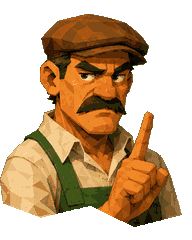
#> input picture outils/portraits/attente/0b632b5b.png, 192 x 240 px, given in place of 4b6ac543-image.png, which was not available
$ python preuve.py
#> lines starting #> are read from the running program, lines starting #| are printed output that depends on the picture; after the words box and inside, x2 and y2 are one past the last pixel; in counts of white or black regions, pixels touching at a corner belong together; pictures that were not available may be replaced by others from this repository, and a replacement may not be noted
### outils/portraits/fabriquer.py
# -*- coding: utf-8 -*-
"""LA TABLE DE PRODUCTION, ET RIEN D AUTRE.
   `rendre.py` balaie un lot non trie pour voir ce qu il contient ; celui-ci fabrique les
   fiches du JEU, et il part d une table explicite — un commerce, trois humeurs, un fichier
   source par humeur. C est la seule facon d etre sur qu on ne livre pas le pouce leve d un
   metier a la place du refus d un autre, et c est aussi ce qui rend le travail
   REPRODUCTIBLE : les seize reglages a la main sont dans le fichier, pas dans une seance.

   Trois reglages facultatifs par humeur, dans l ordre ou l on y a recours :
     ech / dx / dy   corrigent ce que les detecteurs ont trouve
     ancre           [ecart, x, y] impose les yeux quand aucun detecteur ne mord

       python3 fabriquer.py --palette       # (re)bat la palette du casting entier
       python3 fabriquer.py                 # fabrique, et dit le poids
       python3 fabriquer.py --planche       # la planche de controle, pour juger

   LA PALETTE EST UN FICHIER, PAS UN CALCUL. `palette.json` est versionne : c est la
   decision de couleur du jeu, et refabriquer les fiches deux fois de suite doit rendre
   les memes octets. On ne la rebat qu en le demandant, et l on regarde le nuancier avant
   de la garder.
"""
import portrait as P, oeil as O, pixels as X, os, sys, json
import numpy as np
from PIL import Image, ImageDraw

U       = '/root/.claude/uploads/3c255efa-fd9f-5aab-a574-54544179bd6d/'
DEST    = '/home/user/Farming/portraits'
# Le second jeu de fiches, celui du reglage « Visages — palette par image ».
DEST14  = '/home/user/Farming/portraits14'
ATTENTE = '/home/user/Farming/outils/portraits/attente'
ICI     = os.path.dirname(os.path.abspath(__file__))
PALETTE = os.path.join(ICI, 'palette.json')
# LE CACHE NE VA PAS DANS LE DEPOT. Il pese quarante megaoctets et se refabrique en deux
# minutes ; ce qui doit etre versionne, c est la table des sources et la palette.
# La cle du cache porte la grille : changer PX_JEU l invalide tout seul.
CACHE   = os.environ.get('PORTRAITS_CACHE', '')

# LA GRILLE EST COMMUNE A TOUT L ECRAN, ET C EST UNE SEULE CONSTANTE.
# PX_JEU est la taille d UN PIXEL D ART, en pixels CSS. Tout le reste en decoule : une
# planche ne se choisit plus, elle se CALCULE — largeur de la boite ou le jeu la pose,
# divisee par PX_JEU. Deux images posees a deux tailles differentes recoivent donc deux
# planches differentes, et c est le seul moyen qu un pixel d art fasse la meme taille
# physique partout : a 1/3, l ecran de gain (boite de 192) demande 576 pixels d art, la
# fenetre de contrat (96) en demande 288, et dans les deux cas le carre elementaire mesure
# un tiers de pixel CSS.
# LES BOITES NE SONT PAS DEVINEES, ELLES SONT MESUREES. `mesurePoses.js` instrumente une
# session entiere — les quarante et une planches posees, chacune dans chaque fenetre ou le
# jeu la montre — et releve la boite hors animation d entree. Trois tailles en sortent, pas
# une de plus : 192 x 240 sur l ecran de gain, 96 x 120 dans la fenetre de contrat, 64 x 80
# au bandeau du guichet.
# POURQUOI UN TIERS. Le jeu vise le telephone couche. Un telephone moderne compte trois
# points d ecran par pixel CSS : a PX_JEU = 1/3, un pixel d art y tombe sur UN point, au
# point pres, ce qui est la definition d une image nette. A deux points par pixel CSS la
# reduction vaut 1,5 — une reduction, donc lisse et sans crenelage ; a un seul point elle
# vaut 3, un entier, donc une moyenne de bloc exacte. Le palier precedent (384) etait bati
# pour deux points par pixel CSS et se faisait AGRANDIR de moitie sur un telephone a trois.
# ET LA SOURCE SUIT, C EST MESURE AUSSI. Le cadre de chaque planche represente de 737 a
# 1 501 pixels de la photo d origine, 1 025 en median : a 576 pixels d art, la plus pauvre
# des sources en fournit encore 1,28 par pixel d art et la mediane 1,78. Aucune fiche n est
# donc inventee. Le cadre de travail, lui, fait trois fois la grille — c est la marge de
# lissage demandee avant conversion, et elle est du double au moins.
PX_JEU = 1.0/3.0
# La boite, en pixels CSS, ou le jeu pose chaque humeur. Releve, pas suppose.
# LE HEROS A CINQ HUMEURS, ET ELLES VIVENT TOUTES DANS LA MEME FENETRE.
# Les quinze commercants en ont trois — neutre au contrat, pouce leve et refus a l ecran de
# gain. Le joueur, lui, ne parait QUE dans la fenetre d annonce (#bravo, boite de 192) :
# c est la qu il ouvre la partie, qu il apprend une marche du tutoriel, qu il bute sur une
# lecon et qu il finit. Ses cinq planches sont donc toutes a la meme taille — un visage qui
# changerait de finesse en changeant d expression se lirait comme deux dessins.
# ET LE CALME DU HEROS N EST PAS LE `neutre` DU CASTING. Les quinze commercants posent leur
# neutre dans une boite de 96 — la fenetre de contrat, le bandeau d accueil — et sa planche
# fait donc 288. Le heros ne parait jamais la : ses cinq expressions vivent toutes dans la
# fenetre d annonce, en 192. Lui donner `neutre` l aurait fabrique a 288 et fait AGRANDIR de
# moitie a l affichage, seule de ses cinq planches a etre floue. Son calme porte donc son
# propre nom — et `perplexe` decrit mieux ce qu il montre : un homme qui regarde de cote et
# qui n est sur de rien.
# ET CINQ DE PLUS, POUR QU IL NE FASSE PAS LA MEME TETE A CHAQUE PHRASE. Le joueur :
# « lorsqu il parle il a toujours la meme expression ; change un peu quand il reflechit,
# quand il se projette. » Un regard en coin (dubitatif), les sourcils inquiets (inquiet),
# un demi-sourire (serein), la tete tournee qui rumine (songeur), les yeux au ciel qui
# font des plans (projette). Memes 192 : toutes dans la fenetre d annonce.
POSES  = {'neutre': 96, 'bravo': 192, 'refus': 192,
          'perplexe': 192, 'pensif': 192, 'surpris': 192, 'rire': 192,
          'abattu': 192, 'contrarie': 192,
          'dubitatif': 192, 'inquiet': 192, 'serein': 192, 'songeur': 192, 'projette': 192}
def largeurDe(h):
    """La planche d une humeur : sa boite divisee par la grille. 288 ou 576."""
    return int(round(POSES[h]/PX_JEU))
LARG_MAX   = max(largeurDe(h) for h in POSES)                          # 576
HAUT_MAX   = LARG_MAX*5//4                                            # 720
GRAIN      = 3
W, H       = LARG_MAX*GRAIN, HAUT_MAX*GRAIN                           # 1728 x 2160
# LE CADRE EST UNIQUE ET C EST CE QUI PERMET LES DEUX PLANCHES. 1 728 se divise par 3 et
# par 6 : les deux tailles livrees sortent de la MEME moyenne d aire, sur le meme cadrage,
# donc les trois humeurs restent alignees entre elles meme quand elles ne font pas la meme
# taille de fichier.
# On charge les planches plus grandes qu avant — 900 pixels suffisaient pour un cadre de
# 576, il en faut 1 500 pour un cadre de 1 728.
COTE       = 1500
# MAIS L ANCRAGE, LUI, SE MESURE TOUJOURS A 900, ET C EST LA LECON DE CE CHANTIER.
# Charger les planches a 1 500 au lieu de 900 a change ce que les detecteurs de visage y
# trouvent : un ecart inter-oculaire mesure autrement, des etages d ancrage qui basculent
# (l usine cereales est passee de « yeux » a « visage »), et donc TOUT le cadrage absolu du
# casting qui derive — des tetes qui remplissent le cadre, des bustes coupes aux epaules.
# On a passe une heure a recaler les humeurs les unes sur les autres SUR UNE BASE FAUSSE :
# l aligneur ne sait faire que de l accord relatif, il n a aucune idee de ce qu est un bon
# cadrage. La resolution de la FICHE et celle de la DETECTION n ont aucune raison d etre la
# meme : l une veut du detail, l autre veut la taille a laquelle les seize reglages a la
# main et les trois etages d ancrage ont ete etalonnes. On detecte donc a 900, comme avant,
# et l on remet l ancre a l echelle de l image de travail. Les ancres ecrites a la main dans
# la table sont dans ces memes coordonnees de 900 : elles suivent le meme facteur.
DETECT     = 900
YEUX_Y, ECART = 0.318, 0.150
# LES TROIS HUMEURS DU CASTING, ET C EST L ORDRE D AFFICHAGE DE LA PLANCHE DE CONTROLE.
HUMEURS = ['neutre', 'bravo', 'refus']

def table(): return json.load(open(os.path.join(ICI, 'commerces.json')))
#> (reads outils/portraits/commerces.json from the repository)

def humeursDe(T=None):
    """TOUTES LES HUMEURS QUE LA TABLE DECLARE, dans un ordre stable.

       La chaine bouclait sur les TROIS humeurs ecrites en dur, et c etait juste tant que
       le casting n avait que des commercants. Le heros en a cinq — il pense, il s etonne,
       il rit —, et une boucle en dur les aurait fabriquees a zero sans rien dire : ni
       erreur, ni fichier, juste un visage qui ne parait jamais.
       On lit donc la table. Les trois du casting viennent d abord, pour que la planche de
       controle garde ses colonnes ou elles etaient ; ce qui s ajoute vient ensuite, dans
       l ordre ou la table le nomme."""
    T = T if T is not None else table()
    vues = list(HUMEURS)
    for rad in sorted(T):
        for h in (T[rad].get('humeurs') or []):
            if h not in vues: vues.append(h)
        for k in T[rad]:
            if k in ('site', 'humeurs') or k in vues: continue
            if isinstance(T[rad][k], dict) and 'src' in T[rad][k]: vues.append(k)
    return vues

# DETOURER ET CADRER SONT SEPARES, ET C EST LE RECALAGE QUI L A EXIGE. Detourer une
# planche coute deux secondes ; la cadrer, deux centiemes. Aligner les trois humeurs d un
# personnage demande de la recadrer une dizaine de fois avec des reglages qui bougent — on
# detoure UNE fois et l on recadre autant qu il faut.
# LE DETOURAGE SE GARDE SUR LE DISQUE, ET IL LE FAUT DESORMAIS. Il ne depend d aucun
# reglage — ni de l echelle, ni du cadrage, ni de la palette : seulement de la planche et
# de la taille a laquelle on la charge. A 900 pixels il coutait une seconde et l on pouvait
# le refaire a chaque lancement ; a 1 500, c est trois fois plus de pixels, et l aligneur —
# qui recadre chaque planche une dizaine de fois — depassait les dix minutes avant d avoir
# rien mesure. La cle porte la taille : changer COTE invalide le cache tout seul.
PLAQUES = os.environ.get('PORTRAITS_PLAQUES', '/tmp/portraits-plaques')

def plaque(reg):
    os.makedirs(PLAQUES, exist_ok=True)
    f = os.path.join(PLAQUES, '%s.%d.npz' % (reg['src'], COTE))
    if os.path.exists(f):
        z = np.load(f)
        return Image.fromarray(z['im']), z['al'], (z['anc'].tolist(), str(z['org']))
    im = P.charger(U + reg['src'], COTE)
    al = P.detourer(im)
    anc, org = _ancre900(im, al)
    np.savez_compressed(f, im=np.asarray(im.convert('RGB')), al=al,
                        anc=np.asarray(anc, float), org=np.asarray(org))
    return im, al, (anc, org)

def _ancre900(im, al):
    """L ancre mesuree sur une reduction a 900 pixels de grand cote, rendue dans les
       coordonnees de `im`. Le facteur se lit sur les tailles reelles et non sur COTE : une
       planche de 1 254 pixels n a pas ete agrandie a 1 500 par `charger`, qui ne fait que
       reduire."""
    f = max(im.size)/float(DETECT)
    if f <= 1.0:
        e, cx, cy, org = P.ancrer(im, al, O.reperes)
        return [e, cx, cy], org
    p = im.resize((max(1, int(round(im.width/f))), max(1, int(round(im.height/f)))),
                  Image.LANCZOS)
    pa = np.asarray(Image.fromarray(al).resize(p.size, Image.LANCZOS))
    e, cx, cy, org = P.ancrer(p, pa, O.reperes)
    return [e*f, cx*f, cy*f], org

def cadrer(im, al, reg, anc=None):
    """`anc` : l ancre detectee, deja remise a l echelle de `im`. Une ancre ecrite a la
       main dans la table prend le dessus — elle est en coordonnees de 900, on la remet a
       l echelle par le meme facteur."""
    if reg.get('ancre'):
        f = max(im.size)/float(DETECT)
        ancre = [v*f for v in reg['ancre']]
        org = 'main'
    elif anc:
        ancre, org = anc[0], anc[1]
    else:
        ancre, org = _ancre900(im, al)
    c, inf = P.cadrerAncre(im, al, W, H, ecartCible=ECART, yYeux=YEUX_Y,
                           ech=reg.get('ech', 1.0), dx=reg.get('dx', 0.0),
                           dy=reg.get('dy', 0.0), ancre=ancre)
    inf['source'] = org
    return c, inf

def une(reg):
    im, al, anc = plaque(reg)
    return cadrer(im, al, reg, anc)

# ---------------------------------------------------------------------------
# LE CORPUS. Batir la palette demande de voir TOUT le casting d un coup : c est le seul
# moyen qu une gamme de peau serve a quatorze visages au lieu d etre refaite quatorze fois.
# Detourer et cadrer trente-huit planches coute deux minutes ; on ne le refait pas a chaque
# essai de palette, on le garde.
def fichierCache():
    return CACHE or ('/tmp/portraits-cadres.%d.npz' % LARG_MAX)

# [60 lines left out: functions cadres14, fiche14, fabriquer14, not called in this run]

def cadres(refaire=False):
    """Rend {cle: (rgb (h,l,3) float, couverture (h,l) float)} pour tout le lot ; la
       taille depend de l humeur, parce que la grille de l ecran est commune."""
    if not refaire and os.path.exists(fichierCache()):
        z = np.load(fichierCache())
        return {k[2:]: (z[k], z['c_' + k[2:]]) for k in z.files if k.startswith('r_')}
    T = table(); out = {}
    for rad in sorted(T):
        for h in humeursDe(T):
            reg = T[rad].get(h)
            if not reg: continue
            c, inf = une(reg)
            # CHAQUE HUMEUR A SA TAILLE, ET LE CADRE EST LE MEME. 1 728 se divise par 6
            # pour la fenetre de contrat et par 3 pour l ecran de gain : les deux sortent
            # d une moyenne d aire exacte, sans reste.
            rgb, couv = X.reduire(c, largeurDe(h))
            out[rad + '-' + h] = (rgb, couv)
            print('  cadre %-22s [%s]' % (rad + '-' + h, inf['source']))
    np.savez_compressed(fichierCache(), **{('r_' + k): v[0].astype(np.float32) for k, v in out.items()},
                        **{('c_' + k): v[1].astype(np.float32) for k, v in out.items()})
    return out

# [23 lines left out: function batirPalette, not called in this run]

def palette():
    d = json.load(open(PALETTE))
    return np.asarray(d['couleurs'], np.uint8), d['gammes']

# [106 lines left out: functions fiche, fabriquer, planche, not called in this run]

# [5 lines that do not run on import are left out]

### outils/portraits/portrait.py
# -*- coding: utf-8 -*-
"""
LA CHAINE DES PORTRAITS. Une image de personnage entre, un portrait de jeu sort.
Cinq etapes, chacune verifiable a l oeil sur une planche de controle :

  1. DETOURAGE      le fond blanc part, le sujet reste, les blancs INTERIEURS restent
                    (les dents, le col) : on inonde depuis les bords, on ne seuille pas.
  2. CADRAGE        toutes les images n ont pas la meme taille ni le meme cadrage. On
                    mesure la TETE — pas la boite englobante, qui depend des epaules et
                    des bras tendus — et on met toutes les tetes a la meme hauteur, au
                    meme endroit. C est ce qui fait qu ils se ressemblent d un commerce
                    a l autre.
  3. COUPE          le buste se termine sur une ligne brisee, dans le style facette du
                    jeu. La meme pour tous : c est la mise en page qui doit etre
                    identique, pas seulement la taille.
  4. PIXELS         LA SUITE EST DANS `pixels.py`. L etape tenait ici en deux lignes —
                    `resize(LANCZOS)` puis `quantize(32)` — et ces deux lignes rendaient
                    une image reduite, pas un pixel art : 15,9 % des pixels livres
                    n avaient aucun voisin de leur couleur. Le module voisin fait le
                    travail pour de bon — palette partagee rangee en gammes, reduction
                    par moyenne d aire ponderee par l alpha, aplats, cerne — et il MESURE
                    ce taux d orphelins, qui est le chiffre qui distingue les deux.
                    `pixeliser` ci-dessous reste pour `rendre.py`, qui balaie un lot pour
                    voir ce qu il contient et n a pas besoin d une palette de casting.
  5. POIDS          on encode et on mesure. Rien ne rentre dans le jeu sans son chiffre.
"""
import io, os, sys, json
import cv2
import numpy as np
from PIL import Image, ImageDraw, ImageFilter

def charger(chemin, cote=900):
    """ON TRAVAILLE SUR UNE REDUCTION, ET C EST SANS PERTE POUR LE RESULTAT. Les sources
       font trois millions de pixels ; le portrait final en fait trente mille. Detourer
       et mesurer sur la pleine resolution coute cent fois la memoire pour un masque
       qu on va reduire de toute facon — et ce sont ces cent fois qui font tuer le
       processus quand on enchaine les images."""
#> called with cote = 1500
    im = Image.open(chemin).convert('RGB')
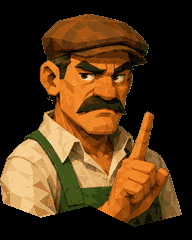
#> im: PIL image 192x240 RGB; mean R, G, B 79, 51.7, 22
    k = cote / float(max(im.size))
    if k < 1.0:
        im = im.resize((max(1,int(round(im.width*k))), max(1,int(round(im.height*k)))), Image.LANCZOS)
    return im

# ---------- 1. DETOURAGE ------------------------------------------------------
# LE SEUIL DE POCHE, ET POURQUOI IL Y EN A DEUX.
# `TOL_POCHE` : a quelle distance de la couleur du fond une poche enfermee est ENCORE du
# fond. Mesure sur les quarante et une planches : les poches de fond vraies sont a 0 a 4
# unites de la mediane du pourtour — c est litteralement la meme couleur —, les dents, les
# reflets d oeil et les bijoux clairs sont a 4-20, et la blouse blanche du laitier a 21-24.
# Six laisse donc passer les poches et protege tout le reste, avec de la marge des deux
# cotes.
# `AIRE_POCHE` : en FRACTION de l image, pour ne pas dependre de `cote`. Les poches vraies
# font de 187 a 3 864 pixels sur des planches de 1 122 x 1 402, soit au moins 1,2 pour dix
# mille ; les reflets d oeil a proteger en font 27 a 35, soit deux pour cent mille. Le
# seuil est a cinq pour cent mille — quatre-vingts pixels sur ces planches-la : deux fois
# plus gros que le plus gros reflet, deux fois plus petit que la plus petite poche.
TOL_POCHE, AIRE_POCHE = 6, 5e-5
# ET UNE SECONDE ESPECE DE POCHE : CELLE QU ON VOIT A TRAVERS UN VERRE.
# Le joueur, apres la premiere passe : « il reste du blanc dans les lunettes du caviste. »
# Il avait raison, et la premiere regle ne pouvait pas les prendre : le verre TEINTE
# legerement ce qu on voit au travers. Mesure sur ses trois humeurs, les cinq poches de
# verre sont a 8,8 a 10,5 unites du fond — au-dela des 6 de la regle precedente, dans la
# bande qu on avait justement reservee aux dents.
# Deux choses les distinguent quand meme, et toutes deux se mesurent :
#   · elles sont QUASI GRISES. Le verre ne colore pas, il assombrit : chroma 2,8 a 4,6.
#     Une dent est ivoire, un reflet de pupille est chaud — le col blanc du supermarche
#     est a 7, le reflet d oeil du comptoir a 8.
#   · elles sont AU BORD DE LA SILHOUETTE. Un verre deborde du visage : la poche est a
#     10 a 14 pixels du vide. Le reflet dans l iris du comptoir en est a 220 — il est au
#     milieu de la tete, aucun verre ne se trouve la.
# D ou les trois seuils ci-dessous. `PRES_BORD` est en fraction du grand cote, comme
# `AIRE_POCHE` est en fraction de l aire : rien ne doit dependre de `cote`.
TOL_VERRE, CHROMA_VERRE, PRES_BORD = 14, 6, 0.05

def detourer(im, tol=26, marge=2):
    """Rend un masque alpha (H,W) uint8. Le fond est ce qui RESSEMBLE AUX COINS *et* qui
       est relie au bord : les dents blanches d un rire ressemblent au fond mais sont
       enfermees, elles restent.
       ON NE SEUILLE PLUS SUR LE BLANC. La moitie des planches livrees a un fond blanc
       casse — 242, 239, 237 — et un seuil a 238 ne le voyait pas : le detourage rendait
       le personnage entier, la mesure de tete donnait un pixel, et le cadrage demandait
       une image de quatre-vingt-dix mille pixels de large. On lit donc la couleur du fond
       sur l image meme, et l on appelle fond ce qui s en approche.
       ET ON LA LIT SUR TOUT LE POURTOUR, PAS SUR LES QUATRE COINS. Trois planches du lot
       ont le buste qui DEBORDE PAR LE BAS : leurs deux coins inferieurs sont dans la
       veste, la mediane de quatre coins tombe a mi-chemin entre le beige du fond et le
       brun du vetement, et plus rien ne ressemble au fond. La mediane du pourtour entier
       resiste : il faudrait que le sujet occupe plus de la moitie du tour du cadre.

       L INONDATION SE FAIT A PLEINE RESOLUTION, ET C EST UNE CORRECTION.
       Elle se faisait sur une grille SOUS-ECHANTILLONNEE d un facteur trois — un pixel
       gardé sur trois, pas une reduction — parce qu une file d attente en Python ne tient
       pas un million et demi de pixels. Un couloir de fond large de deux pixels source
       disparaissait donc de la grille reduite, et tout ce qu il desservait restait
       opaque. Les composantes connexes d OpenCV font le meme travail en C, a pleine
       resolution, en quelques centiemes : il n y a plus de couloir trop mince.

       ET LES POCHES ENFERMEES QUI SONT LE FOND, ON LES OUVRE.
       Le joueur : « il reste du blanc dans certains. » Vingt-deux poches sur douze fiches,
       toutes du meme genre : le fond vu A TRAVERS le verre des lunettes entre la monture
       et la joue, et le fond entre le pouce et la manche. Une inondation depuis le bord ne
       peut pas les atteindre — elles sont enfermees, par definition — et la regle « ce qui
       est enferme reste » etait ecrite exprès pour proteger les dents. On ne peut donc pas
       trancher sur la forme : on tranche sur la COULEUR et sur la TAILLE. Une poche qui
       est exactement la couleur du pourtour et qui pese plus que le plus gros reflet
       d oeil du casting est du fond ; tout le reste reste."""
#> called with tol = 26, marge = 2
    a = np.asarray(im.convert('RGB')).astype(np.int16)
    H, W, _ = a.shape
    tour = np.concatenate([a[0], a[-1], a[:, 0], a[:, -1]])
#> tour = 864 rows, first 8: [0, 0, 0], [0, 0, 0], [0, 0, 0], [0, 0, 0], [0, 0, 0], [0, 0, 0], [0, 0, 0], [0, 0, 0]
    ref = np.median(tour, axis=0).astype(np.int16)
#> ref = [0, 0, 0]
    clair = (np.abs(a - ref).max(axis=2) <= tol)
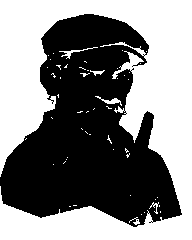
#> clair: shape (240, 192) bool; 51% white; 2 black regions (1 under 20 px), largest, box (x1, y1, x2, y2) and area: (0, 14, 182, 227) 22557
    # 1. LE FOND JOINT AU BORD, par composantes connexes a pleine resolution.
    n, lab = cv2.connectedComponents(clair.astype(np.uint8), 4)
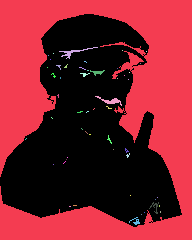
#> lab: shape (240, 192) int32; 54 distinct labels, from 0 to 53; one colour per label, 0 black
#> n = 54
    bords = np.unique(np.concatenate([lab[0], lab[-1], lab[:, 0], lab[:, -1]]))
#> bords = [0, 1]
    bords = bords[bords != 0]
#> bords = [1]
    fond = np.isin(lab, bords)
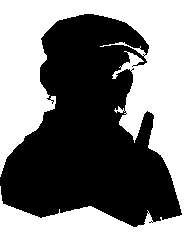
#> fond: shape (240, 192) bool; 50.1% white; 1 black region, box (x1, y1, x2, y2) and area: (0, 14, 182, 227) 22994
    # 2. LES POCHES ENFERMEES QUI SONT LA COULEUR DU FOND.
    seuil = AIRE_POCHE*H*W
    nn, ll, st, _ = cv2.connectedComponentsWithStats(
        (clair & ~fond).astype(np.uint8), 4)
#> ll: shape (240, 192) int32; 53 distinct labels, from 0 to 52
#> (the rest of the program and of its run is left out)
